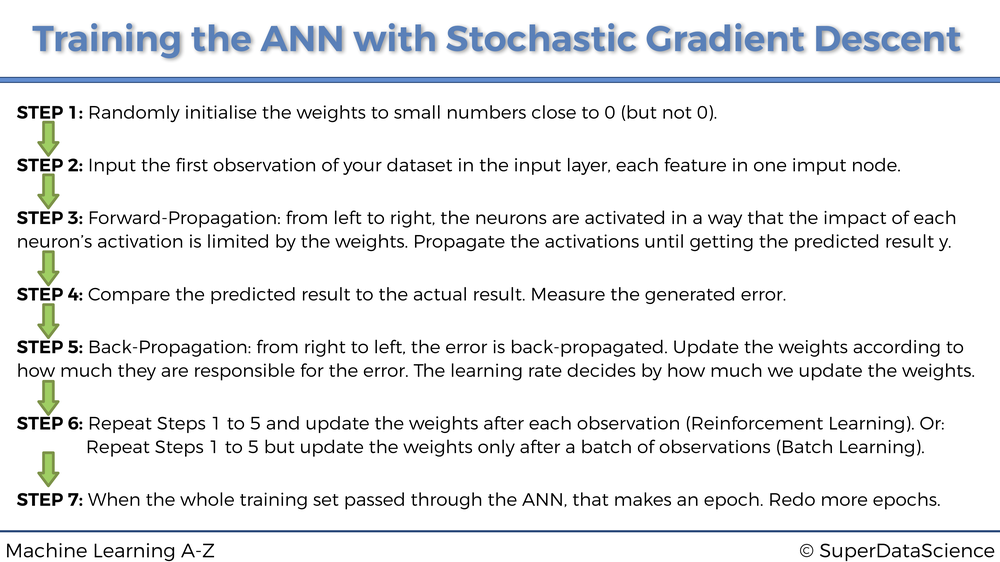
#> input picture Section 39 - Artificial Neural Networks (ANN)/Stochastic_Gradient_Descent.png, 1000 x 562 px, shrunk from 5120 x 2880 before the run, given in place of f6.jpg, which was not available
$ python code.py
#> lines starting #> are read from the running program, lines starting #| are printed output that depends on the picture; after the words box and inside, x2 and y2 are one past the last pixel; in counts of white or black regions, pixels touching at a corner belong together; pictures that were not available may be replaced by others from this repository, and a replacement may not be noted
import numpy as np
import matplotlib.pyplot as plt
import matplotlib.image as mimg
from sklearn.cluster import KMeans

#no. of cluster
km=KMeans(2)

# path of flower
x=mimg.imread('./f6.jpg')
#> x is the input picture: shape (562, 1000, 4) float32; mean R, G, B, A 0.918, 0.924, 0.929, 1

r=x[:,:,0]
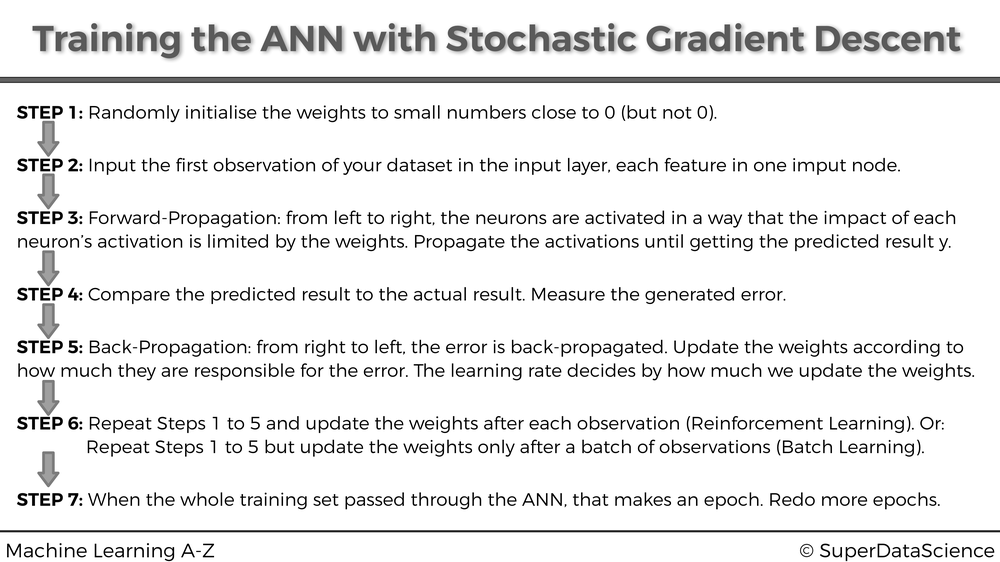
#> r: shape (562, 1000) float32; min 0, max 1, mean 0.918
r1=r.reshape(-1,1)

g=x[:,:,1]
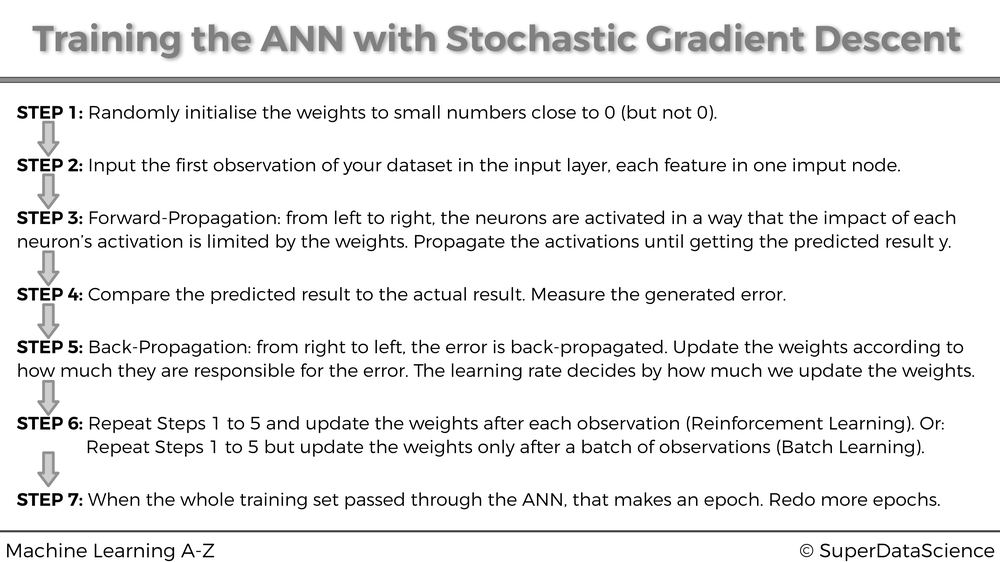
#> g: shape (562, 1000) float32; min 0, max 1, mean 0.924
g1=g.reshape(-1,1)

b=x[:,:,2]
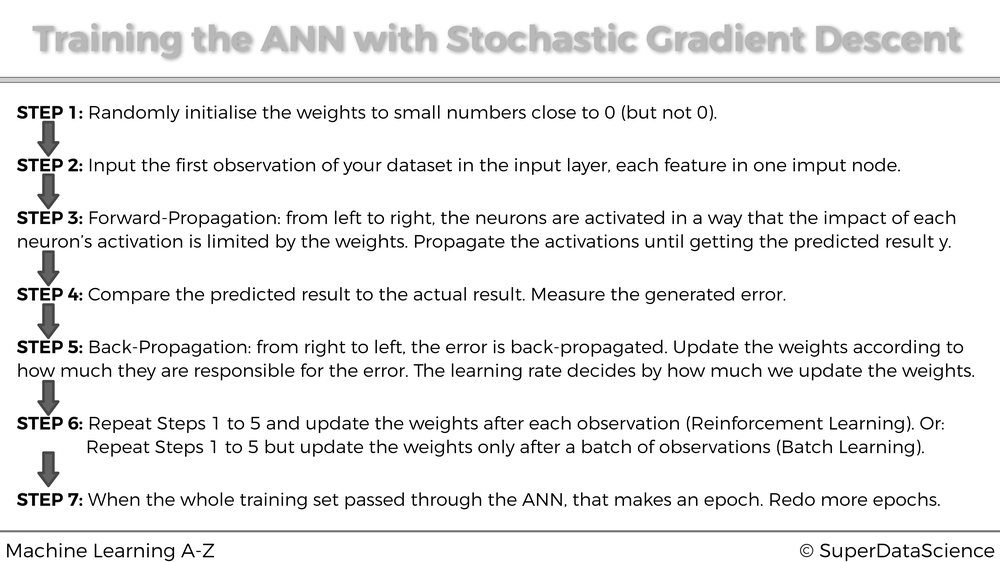
#> b: shape (562, 1000) float32; min 0, max 1, mean 0.929
b1=b.reshape(-1,1)

a=np.concatenate((r1,g1,b1),axis=1)
km=km.fit(a)
newimg=km.labels_.reshape(x.shape[0], x.shape[1])
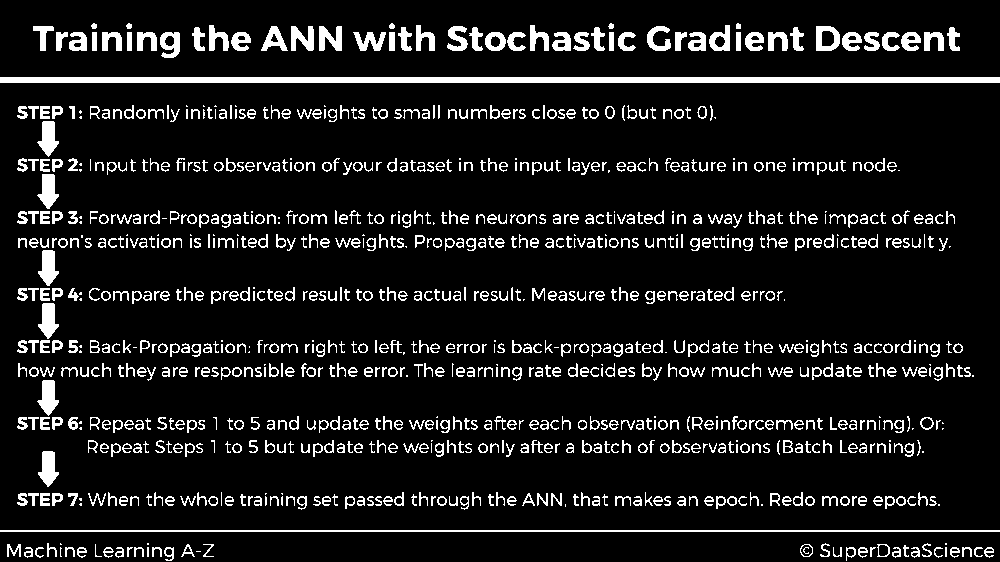
#> newimg: shape (562, 1000) int32; values 0 (black) and 1 (white), 10.2% white; 980 white regions (141 under 20 px), largest, box (x1, y1, x2, y2) and area: (0, 77, 1000, 83) 6000, (0, 530, 1000, 532) 2000, (37, 380, 59, 416) 463


c1=np.zeros((x.shape[0], x.shape[1],3))
c2=np.zeros((x.shape[0], x.shape[1],3))
c3=np.zeros((x.shape[0], x.shape[1],3))
c4=np.zeros((x.shape[0], x.shape[1],3))
c5=np.zeros((x.shape[0], x.shape[1],3))
c6=np.zeros((x.shape[0], x.shape[1],3))

for k in range(0,3):
    for i in range (0,x.shape[0]):
        for j in range(0,x.shape[1]):
            if newimg[i,j]==0:
                c1[i,j,k]=x[i,j,k]
            if newimg[i,j]==1:
                c2[i,j,k]=x[i,j,k]
            if newimg[i,j]==2:
                c3[i,j,k]=x[i,j,k]
            if newimg[i,j]==3:
                c4[i,j,k]=x[i,j,k]
            if newimg[i,j]==4:
                c5[i,j,k]=x[i,j,k]
            if newimg[i,j]==5:
                c6[i,j,k]=x[i,j,k]
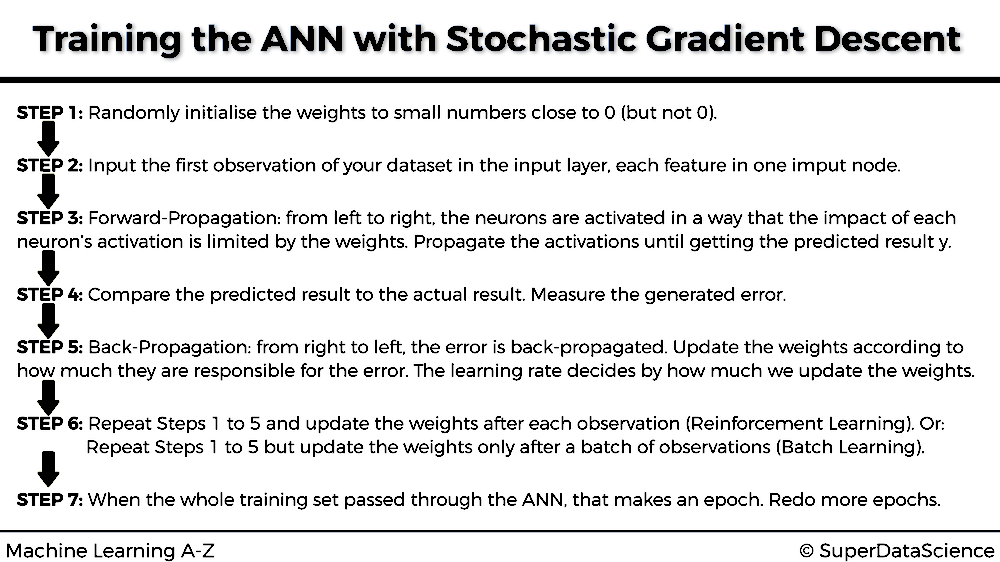
#> c1: shape (562, 1000, 3) float64; mean R, G, B 0.889, 0.889, 0.889
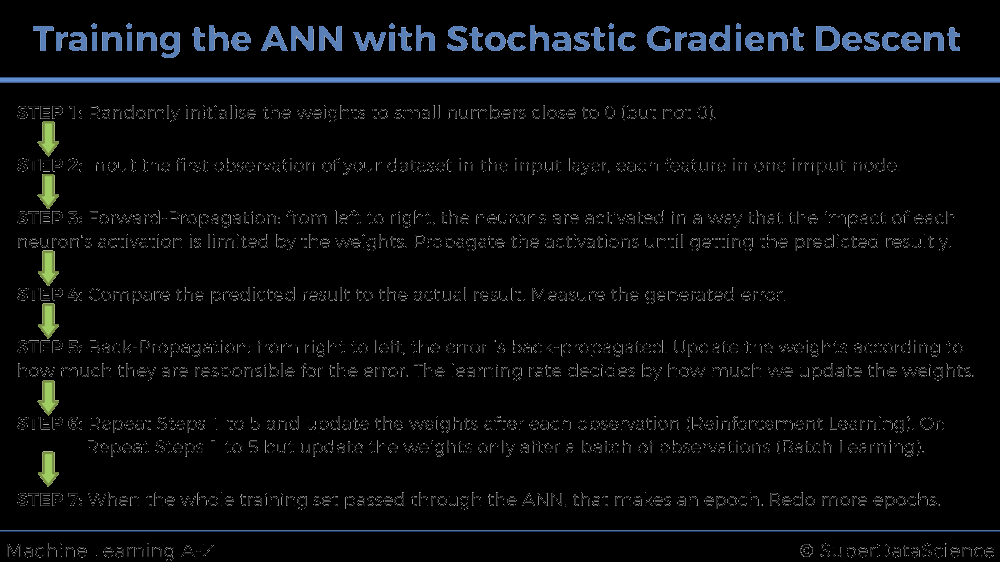
#> c2: shape (562, 1000, 3) float64; mean R, G, B 0.0295, 0.0348, 0.04
#> c3: shape (562, 1000, 3) float64; every value is 0
c1= c1.astype(np.uint8)
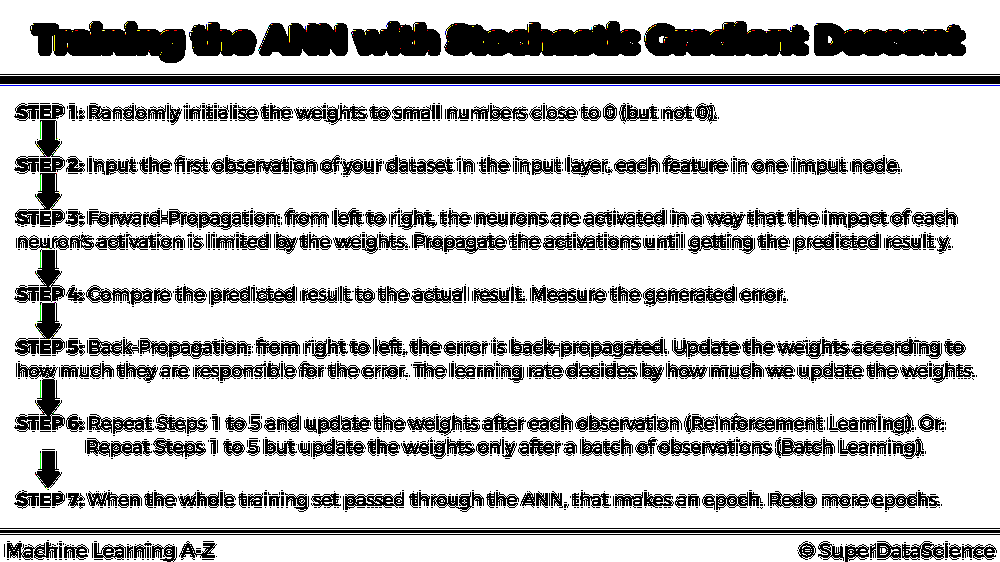
#> c1: shape (562, 1000, 3); mean R, G, B 0.776, 0.776, 0.777; drawn with 1 as white
c2= c2.astype(np.uint8)
#> c2: shape (562, 1000, 3); every value is 0
c3= c3.astype(np.uint8)
c4= c4.astype(np.uint8)
c5= c5.astype(np.uint8)
c6= c6.astype(np.uint8)
plt.figure(1)
plt.subplot(2,3,1)
plt.imshow(c1)
p1=(np.count_nonzero(c1)/(x.shape[0]*x.shape[1]*3))*100
#> p1 = 77.61
plt.title('%d'%p1)

plt.subplot(2,3,2)
p2=(np.count_nonzero(c2)/(x.shape[0]*x.shape[1]*3))*100
#> p2 = 0
plt.title('%d'%p2)
plt.imshow(c2)

plt.subplot(2,3,3)
p3=(np.count_nonzero(c3)/(x.shape[0]*x.shape[1]*3))*100
#> p3 = 0
plt.title('%d'%p3)
plt.imshow(c3)

plt.subplot(2,3,4)
p4=(np.count_nonzero(c4)/(x.shape[0]*x.shape[1]*3))*100
#> p4 = 0
plt.title('%d'%p4)
plt.imshow(c4)

plt.subplot(2,3,5)
p5=(np.count_nonzero(c5)/(x.shape[0]*x.shape[1]*3))*100
#> p5 = 0
plt.title('%d'%p5)
plt.imshow(c5)

plt.subplot(2,3,6)
p6=(np.count_nonzero(c6)/(x.shape[0]*x.shape[1]*3))*100
#> p6 = 0
plt.title('%d'%p6)
plt.imshow(c6)
plt.show()


#> (the run stopped early here; a loop or call above may not have finished)
